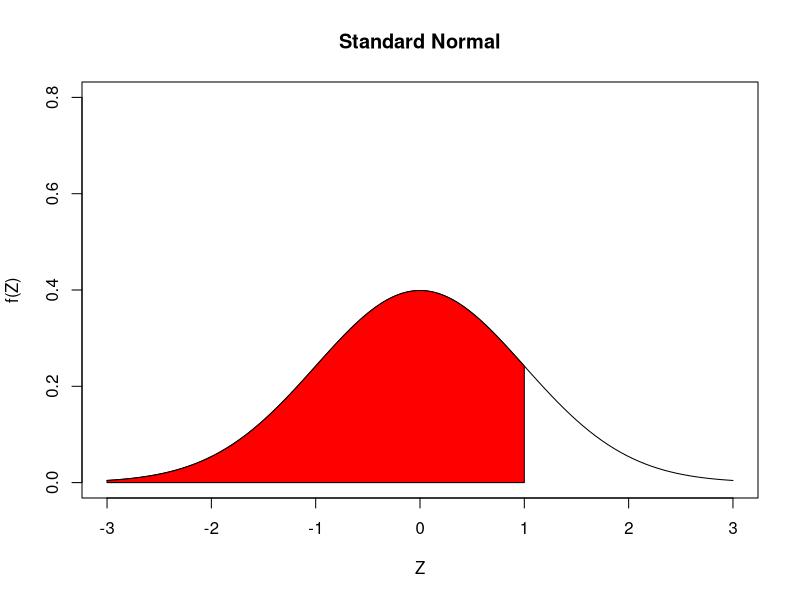

The R source for this figure:
# page 92 figure 8.3 

cord.x = c(-3,seq(-3,1,0.01),1)
cord.y = c(0,dnorm(seq(-3,1,0.01)),0)
curve(dnorm(x,0,1), xlim=c(-3,3), main='Standard Normal',ylim=c(0,.8),ylab="f(Z)",xlab="Z")
polygon(cord.x,cord.y,col="red")
